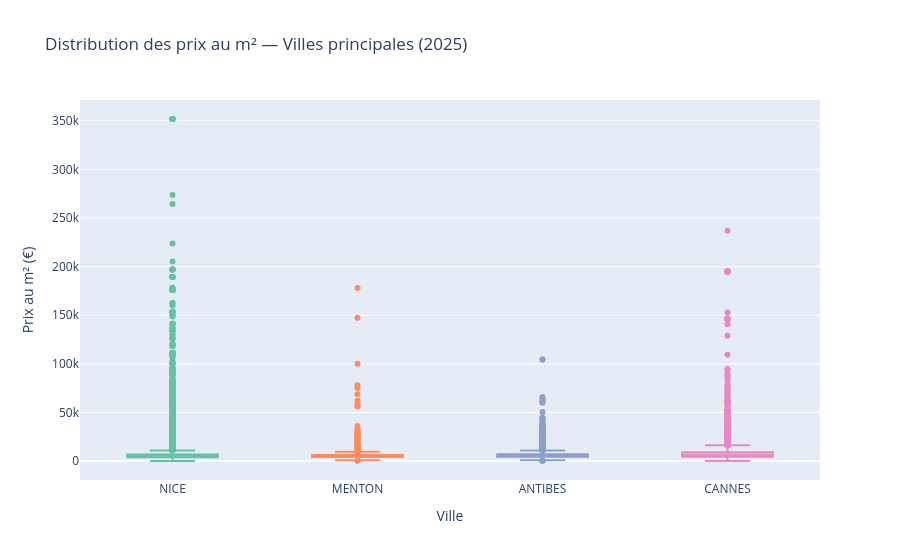

Notebook source saved alongside this figure:
### Code cell
# Visualisation 2 — Distribution des prix à Nice, Cannes, Antibes
villes_principales = ['NICE', 'CANNES', 'ANTIBES', 'MENTON']
df_villes = df[df['Commune'].isin(villes_principales)]

fig2 = px.box(
    df_villes,
    x='Commune',
    y='Prix_m2',
    color='Commune',
    title='Distribution des prix au m² — Villes principales (2025)',
    color_discrete_sequence=px.colors.qualitative.Set2
)
fig2.update_layout(
    yaxis_title="Prix au m² (€)",
    xaxis_title="Ville",
    showlegend=False
)
fig2.show()

### Figure 1 — Plotly figure (JSON) as saved in the notebook; plotly's stock layout.template omitted (floating-point values rounded to 4 significant figures; data arrays with more than 128 entries replaced by an {"elided": "..."} marker saying what was removed)
{"data": [{"alignmentgroup": "True", "hovertemplate": "Commune=%{x}<br>Prix_m2=%{y}<extra></extra>", "legendgroup": "NICE", "marker": {"color": "rgb(102,194,165)"}, "name": "NICE", "notched": false, "offsetgroup": "NICE", "orientation": "v", "showlegend": true, "type": "box", "x": {"elided": "8645 str values"}, "x0": " ", "xaxis": "x", "y": {"elided": "8645 float values"}, "y0": " ", "yaxis": "y"}, {"alignmentgroup": "True", "hovertemplate": "Commune=%{x}<br>Prix_m2=%{y}<extra></extra>", "legendgroup": "MENTON", "marker": {"color": "rgb(252,141,98)"}, "name": "MENTON", "notched": false, "offsetgroup": "MENTON", "orientation": "v", "showlegend": true, "type": "box", "x": {"elided": "1101 str values"}, "x0": " ", "xaxis": "x", "y": {"elided": "1101 float values"}, "y0": " ", "yaxis": "y"}, {"alignmentgroup": "True", "hovertemplate": "Commune=%{x}<br>Prix_m2=%{y}<extra></extra>", "legendgroup": "ANTIBES", "marker": {"color": "rgb(141,160,203)"}, "name": "ANTIBES", "notched": false, "offsetgroup": "ANTIBES", "orientation": "v", "showlegend": true, "type": "box", "x": {"elided": "2364 str values"}, "x0": " ", "xaxis": "x", "y": {"elided": "2364 float values"}, "y0": " ", "yaxis": "y"}, {"alignmentgroup": "True", "hovertemplate": "Commune=%{x}<br>Prix_m2=%{y}<extra></extra>", "legendgroup": "CANNES", "marker": {"color": "rgb(231,138,195)"}, "name": "CANNES", "notched": false, "offsetgroup": "CANNES", "orientation": "v", "showlegend": true, "type": "box", "x": {"elided": "2809 str values"}, "x0": " ", "xaxis": "x", "y": {"elided": "2809 float values"}, "y0": " ", "yaxis": "y"}], "layout": {"boxmode": "overlay", "legend": {"title": {"text": "Commune"}, "tracegroupgap": 0}, "showlegend": false, "title": {"text": "Distribution des prix au m² — Villes principales (2025)"}, "xaxis": {"anchor": "y", "categoryarray": ["NICE", "MENTON", "ANTIBES", "CANNES"], "categoryorder": "array", "domain": [0, 1], "title": {"text": "Ville"}}, "yaxis": {"anchor": "x", "domain": [0, 1], "title": {"text": "Prix au m² (€)"}}}}
